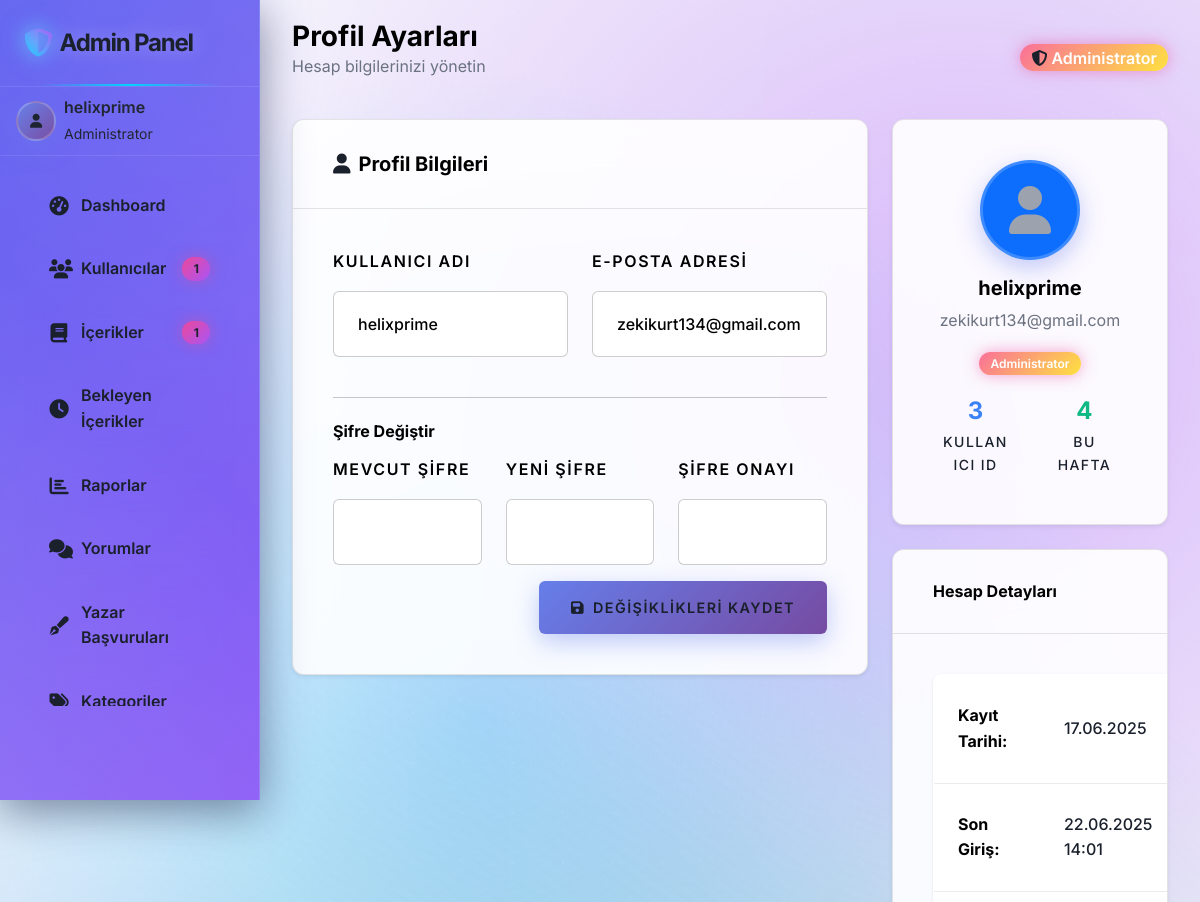
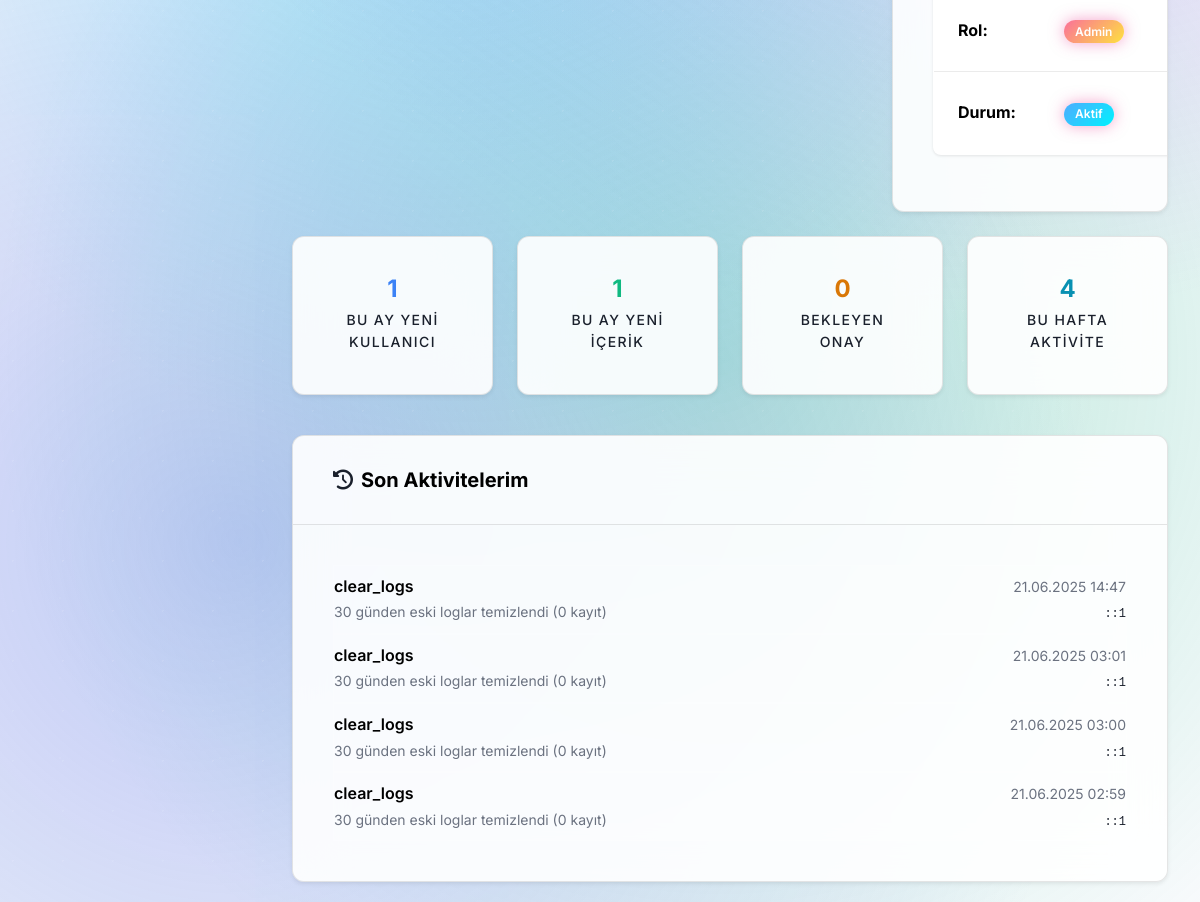
Page /admin/profile.php (signed in) on the committed database (2 pictures, top to bottom).
### tables this page shows
CREATE TABLE `users` (
  `id` int(11) NOT NULL AUTO_INCREMENT,
  `username` varchar(50) NOT NULL,
  `email` varchar(100) NOT NULL,
  `password` varchar(255) NOT NULL,
  `avatar` varchar(255) DEFAULT NULL,
  `bio` text DEFAULT NULL,
  `role` enum('user','admin') DEFAULT 'user',
  `created_at` datetime NOT NULL,
  `updated_at` datetime DEFAULT current_timestamp() ON UPDATE current_timestamp(),
  PRIMARY KEY (`id`),
  UNIQUE KEY `username` (`username`),
  UNIQUE KEY `email` (`email`)
);

CREATE TABLE `system_logs` (
  `id` int(11) NOT NULL AUTO_INCREMENT,
  `user_id` int(11) DEFAULT NULL,
  `action` varchar(100) NOT NULL,
  `description` text DEFAULT NULL,
  `ip_address` varchar(45) DEFAULT NULL,
  `user_agent` text DEFAULT NULL,
  `created_at` timestamp NOT NULL DEFAULT current_timestamp(),
  PRIMARY KEY (`id`),
  KEY `user_id` (`user_id`),
  CONSTRAINT `system_logs_ibfk_1` FOREIGN KEY (`user_id`) REFERENCES `users` (`id`) ON DELETE SET NULL
);

### admin/profile.php (the view, shortened to what the rows shown need)
<?php
require_once '../includes/config.php';
require_once '../includes/functions.php';
$admin_user = getCurrentUser();
$recent_activities_query = "
    SELECT * FROM system_logs
    WHERE user_id = {$admin_user['id']}
    ORDER BY created_at DESC
    LIMIT 10
";
$recent_activities = mysqli_query($conn, $recent_activities_query);
require_once 'includes/header.php';
?>
<div class="admin-wrapper">
    <?php require_once 'includes/sidebar.php'; ?>
    <div class="admin-content">
        <div class="container-fluid">
            <div class="row mb-4">
                <div class="col-12">
                    <div class="d-flex justify-content-between align-items-center">
                        <div>
                            <h1 class="h3 mb-0">Profil Ayarları</h1>
                        </div>
                    </div>
                </div>
            </div>
            <div class="row">
                <div class="col-lg-8 mb-4">
                    <div class="card border-0 shadow-sm">
                        <div class="card-body">
                            <form method="POST">
                                <div class="row">
                                    <div class="col-md-6 mb-3">
                                        <label for="username" class="form-label">Kullanıcı Adı</label>
                                        <input type="text" class="form-control" id="username" name="username"
                                               value="<?php echo htmlspecialchars($admin_user['username']); ?>" required>
                                    </div>
                                    <div class="col-md-6 mb-3">
                                        <label for="email" class="form-label">E-posta Adresi</label>
                                        <input type="email" class="form-control" id="email" name="email"
                                               value="<?php echo htmlspecialchars($admin_user['email']); ?>" required>
                                    </div>
                                </div>
                            </form>
                        </div>
                    </div>
                </div>
                <div class="col-lg-4 mb-4">
                    <div class="card border-0 shadow-sm">
                        <div class="card-body text-center">
                            <div class="avatar-lg bg-primary text-white rounded-circle d-flex align-items-center justify-content-center mx-auto mb-3" style="width: 100px; height: 100px;">
                                <i class="fas fa-user fa-3x"></i>
                            </div>
                            <h5 class="card-title"><?php echo htmlspecialchars($admin_user['username']); ?></h5>
                            <p class="text-muted"><?php echo htmlspecialchars($admin_user['email']); ?></p>
                            <span class="badge bg-danger mb-3">Administrator</span>
                            <div class="row text-center">
                                <div class="col-6">
                                    <div class="stat-item">
                                        <div class="stat-number text-primary"><?php echo $admin_user['id']; ?></div>
                                        <div class="stat-label">Kullanıcı ID</div>
                                    </div>
                                </div>
                                <div class="col-6">
                                </div>
                            </div>
                        </div>
                    </div>
                    <div class="card border-0 shadow-sm mt-4">
                        <div class="card-body">
                            <table class="table table-sm">
                                <tr>
                                    <td><strong>Kayıt Tarihi:</strong></td>
                                    <td><?php echo date('d.m.Y', strtotime($admin_user['created_at'])); ?></td>
                                </tr>
                            </table>
                        </div>
                    </div>
                </div>
            </div>
            <div class="card border-0 shadow-sm">
                <div class="card-body">
                    <?php if (mysqli_num_rows($recent_activities) > 0): ?>
                        <div class="list-group list-group-flush">
                            <?php while ($activity = mysqli_fetch_assoc($recent_activities)): ?>
                                <div class="list-group-item border-0 px-0">
                                    <div class="d-flex justify-content-between align-items-center">
                                        <div>
                                            <div class="fw-semibold"><?php echo htmlspecialchars($activity['action']); ?></div>
                                            <small class="text-muted"><?php echo htmlspecialchars($activity['description']); ?></small>
                                        </div>
                                        <div class="text-end">
                                            <small class="text-muted"><?php echo date('d.m.Y H:i', strtotime($activity['created_at'])); ?></small>
                                            <br>
                                            <code style="font-size: 0.75rem;"><?php echo htmlspecialchars($activity['ip_address']); ?></code>
                                        </div>
                                    </div>
                                </div>
                            <?php endwhile; ?>
                        </div>
                    <?php endif; ?>
                </div>
            </div>
        </div>
    </div>
</div>
<?php require_once 'includes/footer.php'; ?>

### admin/includes/sidebar.php (shortened to what the rows shown need)
<div class="admin-sidebar" id="adminSidebar">
    <div class="px-3 py-2 border-bottom border-white border-opacity-10">
        <div class="d-flex align-items-center">
            <div class="user-info">
                <div class="fw-semibold"><?php echo htmlspecialchars($admin_user['username']); ?></div>
                <small class="text-white text-opacity-75">Administrator</small>
            </div>
        </div>
    </div>
</div>

### rows in the picture
users: username "helixprime", email "zekikurt134@gmail.com", id "3", created_at "17.06.2025"
system_logs: action "clear_logs", description "30 günden eski loglar temizlendi (0 kayıt)", created_at "21.06.2025 14:47", ip_address "::1"
system_logs: action "clear_logs", description "30 günden eski loglar temizlendi (0 kayıt)", created_at "21.06.2025 03:01", ip_address "::1"
system_logs: action "clear_logs", description "30 günden eski loglar temizlendi (0 kayıt)", created_at "21.06.2025 03:00", ip_address "::1"
system_logs: action "clear_logs", description "30 günden eski loglar temizlendi (0 kayıt)", created_at "21.06.2025 02:59", ip_address "::1"

### other values in the picture
$stats['total_users'] "1"
$stats['total_content'] "1"
$admin_stats['admin_actions_week'] "4"
$admin_stats['new_users_month'] "1"
$admin_stats['new_content_month'] "1"
$admin_stats['pending_approvals'] "0"
